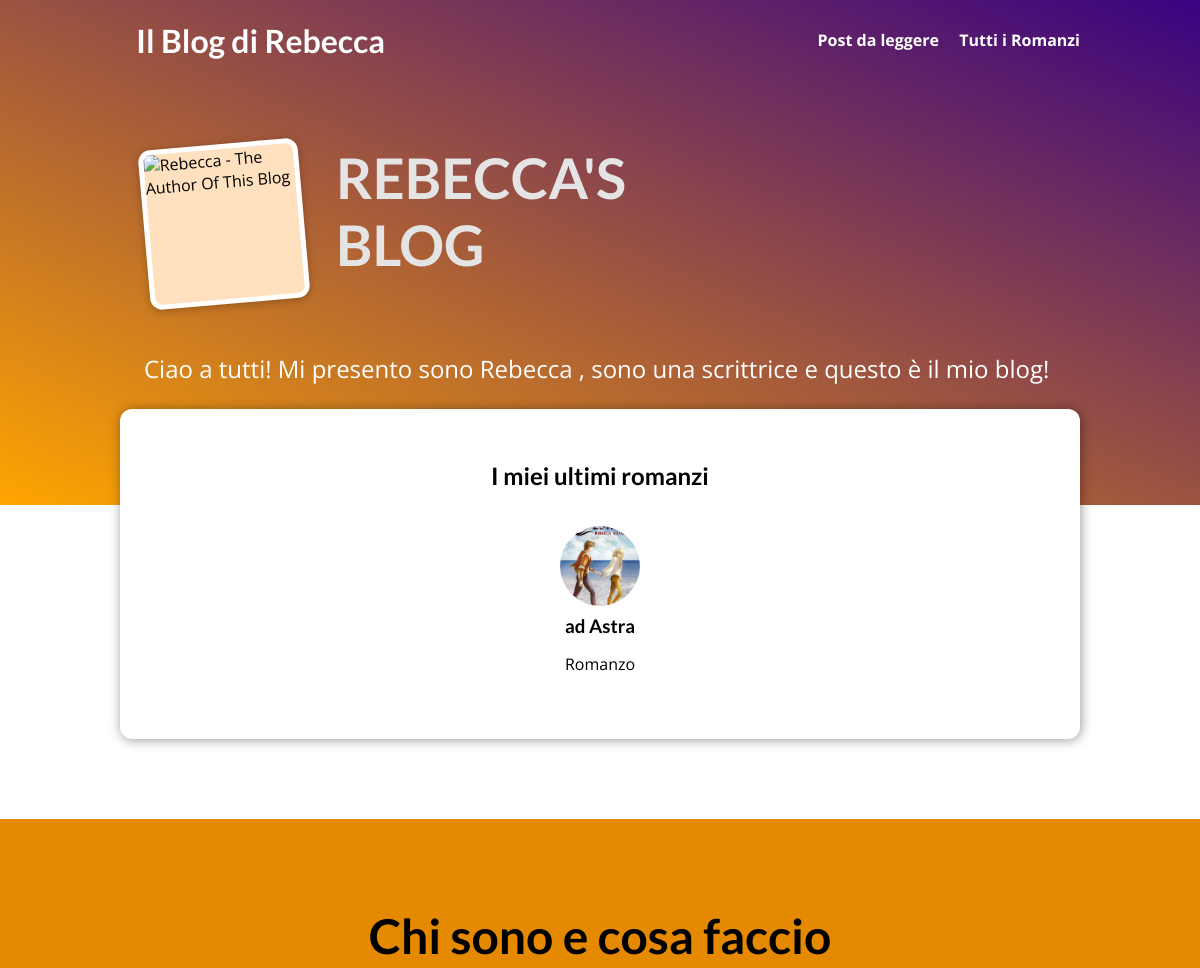
/ (upper part), run on an earlier commit of the app's database.
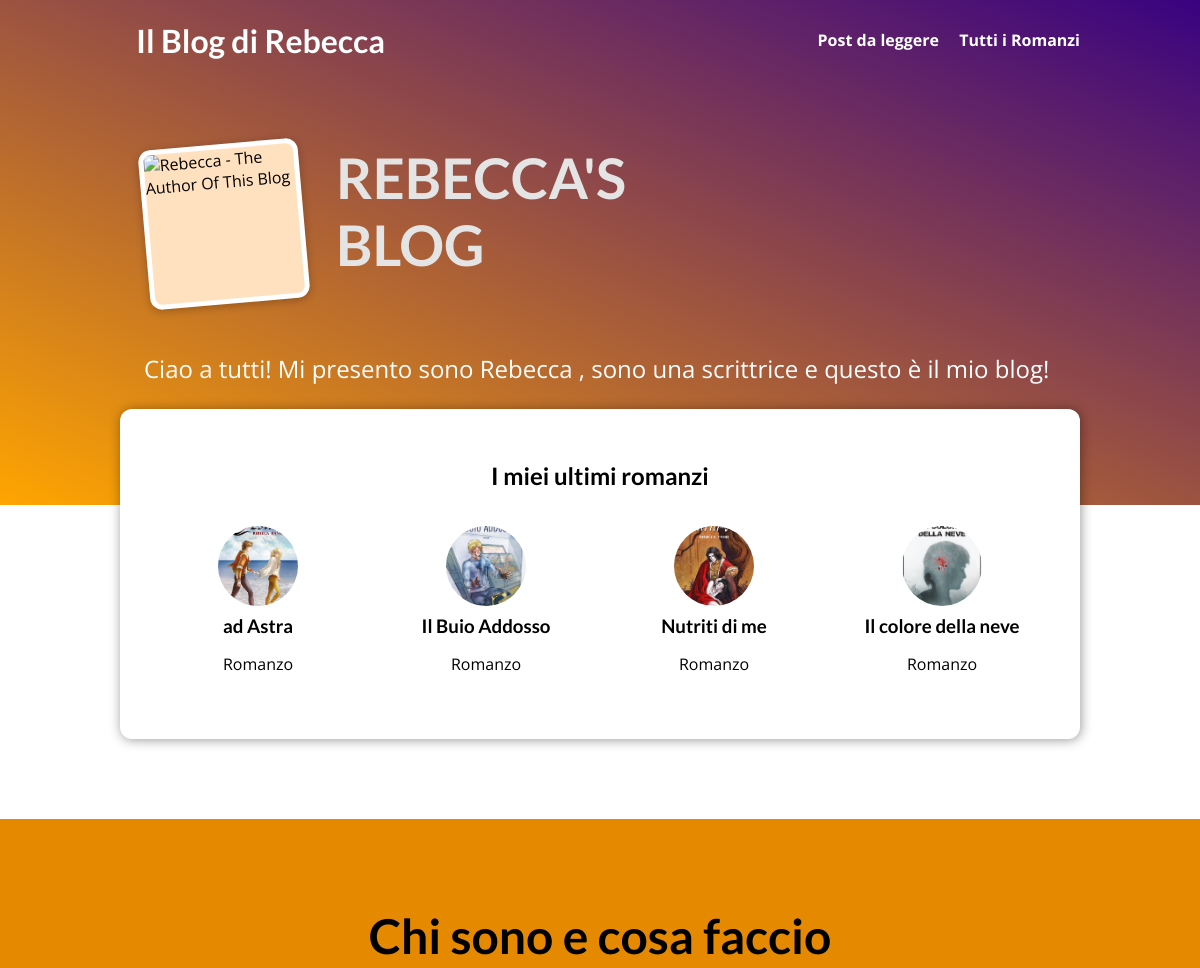
And on a later commit of the database.
### blog/models.py (models this page shows, shortened)
class Post(models.Model):
    title = models.CharField(max_length=150)
    excerpt = models.CharField(max_length=200)
    image = models.ImageField(upload_to="posts", null=True)
    date = models.DateField(auto_now=True)
    slug = models.SlugField(unique=True, db_index=True)
    content = models.TextField(validators=[MinLengthValidator(10)])
    author = models.ForeignKey(
        Author, on_delete=models.SET_NULL, null=True, related_name="posts")
    tags = models.ManyToManyField(Tag)

### blog/views.py (the view)
# urls.py: path("", views.StartingPageView.as_view(), name="starting-page"),
class StartingPageView(ListView):
    template_name = "blog/index.html"
    model = Post
    ordering = ["-date"]
    context_object_name = "posts"
    def get_queryset(self):
        queryset = super().get_queryset()
        data = queryset[:6]
        return data

### blog/templates/blog/index.html (shortened to what this page needs)
{% extends "base.html" %}
{% load static %}
{% block css_files %}
  <link rel="stylesheet" href="{% static "blog/post.css" %}" />
  <link rel="stylesheet" href="{% static "blog/index.css" %}" />
{% endblock %}
{% block content %}
<section id="welcome">
  <header>
    <img src="{% static "blog/images/rebecca.jpg" %}" alt="Rebecca - The Author Of This Blog" />
    <h2>REBECCA'S BLOG</h2>
  </header>
  <p>Ciao a tutti! Mi presento sono Rebecca , sono una scrittrice e questo è il mio blog! </p>
</section>
<section id="latest-posts">
  <h2>I miei ultimi romanzi</h2>
  <ul>
    {% for post in posts %}
      {% include "blog/includes/post.html" %}
    {% endfor %}
  </ul>
</section>
<section id="about">
  <h2>Chi sono e cosa faccio</h2>
</section>
{% endblock %}

### blog/templates/blog/includes/post.html
<li>
  <article class="post">
    <a href="{% url "post-detail-page" post.slug %}">
      <img src="{{ post.image.url }}" alt="{{ post.title }}"
      />
      <div class="post__content">
        <h3>{{ post.title }}</h3>
        <p>
          {{ post.excerpt }}
        </p>
      </div>
    </a>
  </article>
</li>

What changed in the data, as far as the page shows it:
added Post: image (picture), title "Il Buio Addosso", excerpt "Romanzo"
added Post: image (picture), title "Nutriti di me", excerpt "Romanzo"
added Post: image (picture), title "Il colore della neve", excerpt "Romanzo"
